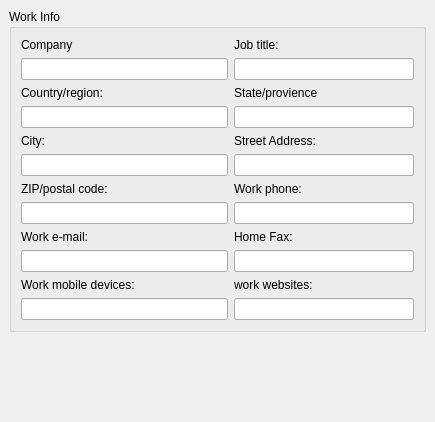
<ui version="4.0" >
 <class>MessengerWorkWidget</class>
 <widget class="QWidget" name="MessengerWorkWidget" >
  <property name="geometry" >
   <rect>
    <x>0</x>
    <y>0</y>
    <width>435</width>
    <height>422</height>
   </rect>
  </property>
  <layout class="QVBoxLayout" >
   <property name="margin" >
    <number>9</number>
   </property>
   <property name="spacing" >
    <number>6</number>
   </property>
   <item>
    <widget class="QGroupBox" name="workGroupBox" >
     <property name="windowModality" >
      <enum>Qt::NonModal</enum>
     </property>
     <property name="title" >
      <string>Work Info</string>
     </property>
     <layout class="QGridLayout" >
      <property name="margin" >
       <number>9</number>
      </property>
      <property name="spacing" >
       <number>6</number>
      </property>
      <item row="8" column="2" >
       <widget class="QLabel" name="homeFaxLabel" >
        <property name="text" >
         <string>Home Fax:</string>
        </property>
       </widget>
      </item>
      <item row="9" column="2" colspan="2" >
       <widget class="QLineEdit" name="homeFaxEdit" />
      </item>
      <item row="4" column="0" >
       <widget class="QLabel" name="cityLabel" >
        <property name="text" >
         <string>City:</string>
        </property>
       </widget>
      </item>
      <item row="7" column="2" colspan="2" >
       <widget class="QLineEdit" name="workphoneEdit" >
        <property name="sizePolicy" >
         <sizepolicy>
          <hsizetype>3</hsizetype>
          <vsizetype>0</vsizetype>
          <horstretch>0</horstretch>
          <verstretch>0</verstretch>
         </sizepolicy>
        </property>
        <property name="readOnly" >
         <bool>true</bool>
        </property>
       </widget>
      </item>
      <item row="4" column="2" >
       <widget class="QLabel" name="streetLabel" >
        <property name="text" >
         <string>Street Address:</string>
        </property>
       </widget>
      </item>
      <item row="0" column="2" >
       <widget class="QLabel" name="joblabel" >
        <property name="text" >
         <string>Job title:</string>
        </property>
       </widget>
      </item>
      <item row="8" column="0" >
       <widget class="QLabel" name="workEmailLabel" >
        <property name="text" >
         <string>Work e-mail:</string>
        </property>
       </widget>
      </item>
      <item row="2" column="0" >
       <widget class="QLabel" name="countryLabel" >
        <property name="text" >
         <string>Country/region:</string>
        </property>
       </widget>
      </item>
      <item row="0" column="0" >
       <widget class="QLabel" name="companyLabel" >
        <property name="text" >
         <string>Company</string>
        </property>
       </widget>
      </item>
      <item row="6" column="2" >
       <widget class="QLabel" name="workphoneLabel" >
        <property name="text" >
         <string>Work phone:</string>
        </property>
       </widget>
      </item>
      <item row="10" column="0" >
       <widget class="QLabel" name="workMobileLabel" >
        <property name="text" >
         <string>Work mobile devices:</string>
        </property>
       </widget>
      </item>
      <item row="6" column="0" >
       <widget class="QLabel" name="zipLabel" >
        <property name="text" >
         <string>ZIP/postal code:</string>
        </property>
       </widget>
      </item>
      <item row="10" column="2" >
       <widget class="QLabel" name="workWebsiteLabel" >
        <property name="text" >
         <string>work websites:</string>
        </property>
       </widget>
      </item>
      <item row="2" column="2" >
       <widget class="QLabel" name="stateLabel" >
        <property name="text" >
         <string>State/provience</string>
        </property>
       </widget>
      </item>
      <item row="1" column="2" colspan="2" >
       <widget class="QLineEdit" name="jobEdit" >
        <property name="sizePolicy" >
         <sizepolicy>
          <hsizetype>7</hsizetype>
          <vsizetype>0</vsizetype>
          <horstretch>1</horstretch>
          <verstretch>0</verstretch>
         </sizepolicy>
        </property>
        <property name="readOnly" >
         <bool>true</bool>
        </property>
       </widget>
      </item>
      <item row="3" column="0" colspan="2" >
       <widget class="QLineEdit" name="countryEdit" />
      </item>
      <item row="1" column="0" colspan="2" >
       <widget class="QLineEdit" name="companyEdit" >
        <property name="sizePolicy" >
         <sizepolicy>
          <hsizetype>7</hsizetype>
          <vsizetype>0</vsizetype>
          <horstretch>1</horstretch>
          <verstretch>0</verstretch>
         </sizepolicy>
        </property>
        <property name="readOnly" >
         <bool>true</bool>
        </property>
       </widget>
      </item>
      <item row="5" column="0" colspan="2" >
       <widget class="QLineEdit" name="cityEdit" />
      </item>
      <item row="5" column="2" colspan="2" >
       <widget class="QLineEdit" name="streetEdit" />
      </item>
      <item row="3" column="2" colspan="2" >
       <widget class="QLineEdit" name="stateEdit" />
      </item>
      <item row="7" column="0" colspan="2" >
       <widget class="QLineEdit" name="zipEdit" />
      </item>
      <item row="9" column="0" colspan="2" >
       <widget class="QLineEdit" name="workEmailEdit" />
      </item>
      <item row="11" column="0" colspan="2" >
       <widget class="QLineEdit" name="workMobileEdit" />
      </item>
      <item row="11" column="2" colspan="2" >
       <widget class="QLineEdit" name="workWebsiteEdit" />
      </item>
     </layout>
    </widget>
   </item>
   <item>
    <spacer>
     <property name="orientation" >
      <enum>Qt::Vertical</enum>
     </property>
     <property name="sizeType" >
      <enum>QSizePolicy::Expanding</enum>
     </property>
     <property name="sizeHint" >
      <size>
       <width>51</width>
       <height>16</height>
      </size>
     </property>
    </spacer>
   </item>
  </layout>
 </widget>
 <layoutdefault spacing="6" margin="11" />
 <pixmapfunction>qPixmapFromMimeSource</pixmapfunction>
 <tabstops>
  <tabstop>companyEdit</tabstop>
  <tabstop>jobEdit</tabstop>
  <tabstop>workphoneEdit</tabstop>
 </tabstops>
 <resources/>
 <connections/>
</ui>
